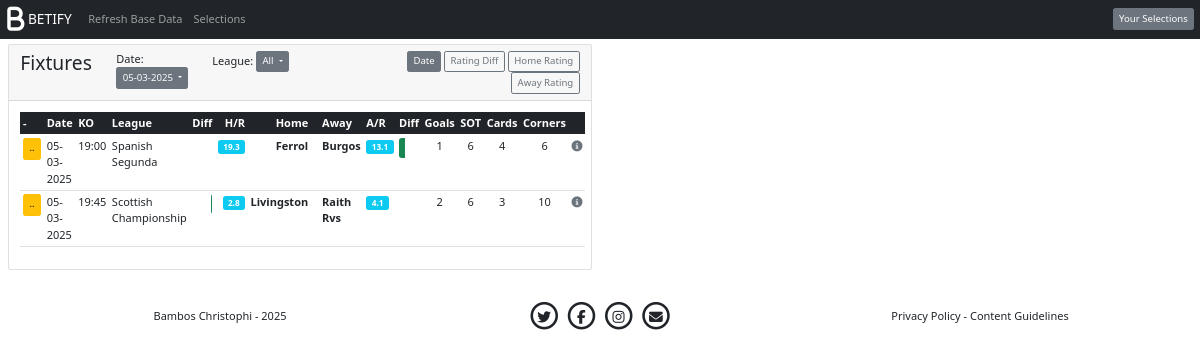
Page /?fd=05-03-2025&fl=All on the committed database.
### tables this page shows
CREATE TABLE t_fixtures (
	"League" TEXT, 
	"Match_Date" DATETIME, 
	"Kick_Off" TEXT, 
	"Home_Team" TEXT, 
	"Away_Team" TEXT
);

CREATE TABLE t_tables (
	"Div" TEXT, 
	"POS" BIGINT, 
	"Team" TEXT, 
	"P" BIGINT, 
	"W" BIGINT, 
	"D" BIGINT, 
	"L" BIGINT, 
	"F" FLOAT, 
	"A" FLOAT, 
	"GD" FLOAT, 
	"PTS" BIGINT, 
	"SH" FLOAT, 
	"SHA" FLOAT, 
	"SHT" FLOAT, 
	"SHTA" FLOAT, 
	"FOULS" FLOAT, 
	"FOULSA" FLOAT, 
	"C" FLOAT, 
	"CA" FLOAT, 
	"YC" FLOAT, 
	"YCA" FLOAT, 
	"RC" FLOAT, 
	"RCA" FLOAT, 
	"TABLE_GAMES" BIGINT, 
	"W_Perc" FLOAT, 
	"D_Perc" FLOAT, 
	"L_Perc" FLOAT, 
	"G_PG" FLOAT, 
	"GA_PG" FLOAT, 
	"GD_PG" FLOAT, 
	"SH_PG" FLOAT, 
	"SHA_PG" FLOAT, 
	"SHT_PG" FLOAT, 
	"SHTA_PG" FLOAT, 
	"FOULS_PG" FLOAT, 
	"FOULSA_PG" FLOAT, 
	"C_PG" FLOAT, 
	"CA_PG" FLOAT, 
	"YC_PG" FLOAT, 
	"YCA_PG" FLOAT, 
	"RC_PG" FLOAT, 
	"RCA_PG" FLOAT, 
	"PPG" FLOAT, 
	"W_Perc_Rank" BIGINT, 
	"G_PG_Rank" BIGINT, 
	"GD_PG_Rank" BIGINT, 
	"SH_PG_Rank" BIGINT, 
	"SHT_PG_Rank" BIGINT, 
	"C_PG_Rank" BIGINT, 
	"L_Perc_Rank" BIGINT, 
	"GA_PG_Rank" BIGINT, 
	"SHTA_PG_Rank" BIGINT, 
	"CA_PG_Rank" BIGINT, 
	"Rating" FLOAT
);

### app.py (the view)
@app.route('/')
def home():
    teamtodel = request.form.get('hometeamtodel')
    print (teamtodel)
    l = request.args.get('l')
    if l:
        sql = 'select * from v_leagues where League = "' + l + '" order by PTS desc, GD desc, F desc'
        leagues=sqlite_to_dict(sql, 'database.db')
    else:
        leagues = ''
    if l:
        sql = 'select * from v_leagues_season where League = "' + l + '" order by PTS desc, GD desc, F desc'
        leaguesseason=sqlite_to_dict(sql, 'database.db')
    else:
        leaguesseason = ''
    ht = request.args.get('ht')
    if ht:
        sql = 'select * from t_results where Team = "' + ht + '" order by Date desc limit 8'
        homeresults=sqlite_to_dict(sql, 'database.db')
        sql = 'select * from v_leagues where Team = "' + ht + '"'
        homeleagues = sqlite_to_dict(sql, 'database.db')
    else:
        homeresults = ''
        homeleagues = ''
    at = request.args.get('at')
    if at:
        sql = 'select * from t_results where Team = "' + at + '" order by Date desc limit 8'
        awayresults=sqlite_to_dict(sql, 'database.db')
        sql = 'select * from v_leagues where Team = "' + at + '"'
        awayleagues = sqlite_to_dict(sql, 'database.db')
    else:
        awayresults = ''
        awayleagues = ''
    sql = 'select distinct League from v_fixtures'
    fixtureleagues = sqlite_to_dict(sql, 'database.db')
    sql = "select distinct Match_Date from v_fixtures"
    fixturedates = sqlite_to_dict(sql, 'database.db')
    sortby = request.args.get('sortby')
    if sortby:
        if sortby == 'Rank_Diff':
            sqlsortbyappend = ' order by Rank_Diff desc'
        elif sortby == 'Match_Date':
            sqlsortbyappend = ' order by Match_Date, Kick_Off '
        else:
            sqlsortbyappend = ' order by ' + sortby
    else:
        sqlsortbyappend = 'order by Match_Date, Kick_Off '
        sortby = 'Match_Date'
    sql = 'select * from v_fixtures where 1=1 '
    fl = request.args.get('fl')
    if fl == 'All' or fl == None:
        fl = 'All'
        sqlwhereleagueappend = ' '
    else:
        sqlwhereleagueappend = 'and League = "' + fl + '" '
    fd = request.args.get('fd')
    if fd == 'All' or fd == None:
        fd = 'All'
        sqlwheredateappend = ' '
    else:
        sqlwheredateappend = 'and Match_Date = "' + fd + '" '
    sql = sql + sqlwhereleagueappend + sqlwheredateappend + sqlsortbyappend
    fixtures=sqlite_to_dict(sql, 'database.db')
    return render_template('home.html',
                           fixtures=fixtures,
                           leagues=leagues,
                           leaguesseason=leaguesseason,
                           l=l,
                           homeresults = homeresults,
                           awayresults=awayresults,
                           ht=ht,
                           at=at,
                           awayleagues=awayleagues,
                           homeleagues=homeleagues,
                           fixtureleagues=fixtureleagues,
                           fixturedates=fixturedates,
                           fl=fl,
                           fd=fd,
                           sortby=sortby,
                           )

### app.py (called while the page is built)
def sqlite_to_dict(sql_statement, database_name):
    import sqlite3
    connection = sqlite3.connect(database_name)
    cursor = connection.cursor()
    cursor.execute(sql_statement)
    rows = cursor.fetchall()
    columns = [column[0] for column in cursor.description]
    result = [dict(zip(columns, row)) for row in rows]
    connection.close()
    return result

### templates/home.html (shortened to what this page needs)
{% extends 'base.html' %}
{% block content %}
<div class="container-fluid">
    <div class="row mt-2">
        <div class="col-6">
            <div class="card">
                <div class="card-header">
                <div class="row">
                    <div class="col-sm-2 col-xs-2">
                        <h3>Fixtures</h3>
                    </div>
                    <div class="col-sm-2 col-xs-2">
                    <div class="form-inline">
                    <div class="dropdown">
                        Date:
                        <button class="btn btn-secondary btn-sm dropdown-toggle" type="button" id="dropdownMenuButton2" data-bs-toggle="dropdown" aria-expanded="false">
                                {% if fd %}{{fd}}{% else %}All{% endif %}
                        </button>
                    </div>
                    </div>
                    </div>
                    <div class="col-sm-3 col-xs-3">
                        <div class="dropdown-container" style="display: flex;">
                            <div class="dropdown">
                            League:
                            <button class="btn btn-secondary btn-sm dropdown-toggle" type="button" id="dropdownMenuButton1" data-bs-toggle="dropdown" aria-expanded="false">
                                {% if fl %}{{fl}}{% else %}All{% endif %}
                            </button>
                            </div>
                        </div>
                    </div>
                    {% if sortby == 'Match_Date' %}
                        {% set matchdatebtntype = 'btn btn-secondary btn-sm float-right mr-2' %}
                    {% else %}
                        {% set matchdatebtntype = 'btn btn-outline-secondary btn-sm float-right mr-2' %}
                    {% endif %}
                    {% if sortby == 'Rank_Diff' %}
                        {% set rankdiffbtntype = 'btn btn-secondary btn-sm float-right mr-2' %}
                    {% else %}
                        {% set rankdiffbtntype = 'btn btn-outline-secondary btn-sm float-right mr-2' %}
                    {% endif %}
                    {% if sortby == 'Home_Rank' %}
                        {% set homerankbtntype = 'btn btn-secondary btn-sm float-right mr-2' %}
                    {% else %}
                        {% set homerankbtntype = 'btn btn-outline-secondary btn-sm float-right mr-2' %}
                    {% endif %}
                    {% if sortby == 'Away_Rank' %}
                        {% set awayrankbtntype = 'btn btn-secondary btn-sm float-right mr-2' %}
                    {% else %}
                        {% set awayrankbtntype = 'btn btn-outline-secondary btn-sm float-right mr-2' %}
                    {% endif %}
                    <div class="col-sm-5 col-xs-5 text-end">
                        <a href="?fd={{fd}}&fl={{fl}}&sortby=Match_Date" class="{{matchdatebtntype}}" role="button">Date</a>
                        <a href="?fd={{fd}}&fl={{fl}}&sortby=Rank_Diff" class="{{rankdiffbtntype}}" role="button">Rating Diff</a>
                        <a href="?fd={{fd}}&fl={{fl}}&sortby=Home_Rank" class="{{homerankbtntype}}" role="button">Home Rating</a>
                        <a href="?fd={{fd}}&fl={{fl}}&sortby=Away_Rank" class="{{awayrankbtntype}}" role="button">Away Rating</a>
                    </div>
                </div>
                </div>
            <div class="card-body">
                <table class="table table-sm table-hover">
                    <thead>
                      <tr class="table-dark">
                        <th scope="col">-</th>
                        <th scope="col">Date</th>
                        <th scope="col">KO</th>
                        <th scope="col">League</th>
                        <th scope="col" style="width: 10%" class="text-end">Diff</th>
                        <th scope="col" class="text-end">H/R</th>
                        <th scope="col" class="text-end">Home</th>
                        <th scope="col">&nbsp;</th>
                        <th scope="col">Away</th>
                        <th scope="col">A/R</th>
                        <th scope="col" style="width: 10%">Diff</th>
                        <th scope="col" class="text-center">Goals</th>
                        <th scope="col" class="text-center">SOT</th>
                        <th scope="col" class="text-center">Cards</th>
                        <th scope="col" class="text-center">Corners</th>
                        <th scope="col"></th>
                      </tr>
                    </thead>
                    <tbody>
                        {% for fixture in fixtures %}
                        <tr>
                            <td><button type="button" class="btn btn-warning btn-sm"> .. </button></td>
                            <td>{{ fixture.Match_Date }}</td>
                            <td>{{ fixture.Kick_Off}}</td>
                            <td>{{ fixture.League }}</td>
                            <td>
                                {% if fixture.Home_Rank < fixture.Away_Rank %}
                                    <div class="progress bg-white flex-row-reverse" style="height: 20px;">
                                    </div>
                                {% endif %}
                            </td>
                            <td class="text-end"><span class="badge bg-info text-end">{{ fixture.Home_Rank|round(1) }}</span></td>
                            <td class="text-end fw-bold">{{ fixture.Home_Team }}</td>
                            <td>&nbsp;</td>
                            <td class="fw-bold">{{ fixture.Away_Team }}</td>
                            <td><span class="badge bg-info">{{ fixture.Away_Rank|round(1) }}</span></td>
                            <td>
                                {% if fixture.Home_Rank > fixture.Away_Rank %}
                                    <div class="progress bg-white" style="height: 20px;">
                                        <div class="progress-bar bg-success" role="progressbar" style="width: {{fixture.Rank_Diff_Chart}}%" aria-valuenow="{{fixture.Rank_Diff_Chart}}" aria-valuemin="0" aria-valuemax="100"></div>
                                    </div>
                                {% endif %}
                            </td>
                            <td class="text-center">{{ fixture.Predicted_Goals|int }}</td>
                            <td class="text-center">{{ fixture.Predicted_Shots_On_Target|int }}</td>
                            <td class="text-center">{{ fixture.Predicted_Cards|int }}</td>
                            <td class="text-center">{{ fixture.Predicted_Corners|int }}</td>
                            <td class="text-center">
                                <a href="?l={{fixture.League}}&ht={{fixture.Home_Team}}&at={{fixture.Away_Team}}&fl={{fl}}&fd={{fd}}&sortby={{sortby}}"><i class="fa-solid fa-circle-info text-secondary"></i></a>
                            </td>
                        </tr>
                        {% endfor %}
                    </tbody>
                  </table>
                </div>
            </div>
        </div>
        <div class="col-6">
    </div>
</div>
{% endblock %}

### templates/base.html (style rules this page uses)
html { font-size: 11px; }

### rows in the picture
t_fixtures: Match_Date "05-03-2025", Kick_Off "19:00", League "Spanish Segunda", Home_Rank "19.3", Home_Team "Ferrol", Away_Team "Burgos", Away_Rank "13.1", {{ fixture.Rank_Diff_Chart }} 31.000000000000007 (drawn), Predicted_Goals "1", Predicted_Shots_On_Target "6", Predicted_Cards "4", Predicted_Corners "6"
t_tables: Match_Date "05-03-2025", Kick_Off "19:45", League "Scottish Championship", Home_Rank "2.8", Home_Team "Livingston", Away_Team "Raith Rvs", Away_Rank "4.1", Predicted_Goals "2", Predicted_Shots_On_Target "6", Predicted_Cards "3", Predicted_Corners "10"

### other values in the picture
{{ fd }} "05-03-2025"
{{ fl }} "All"
